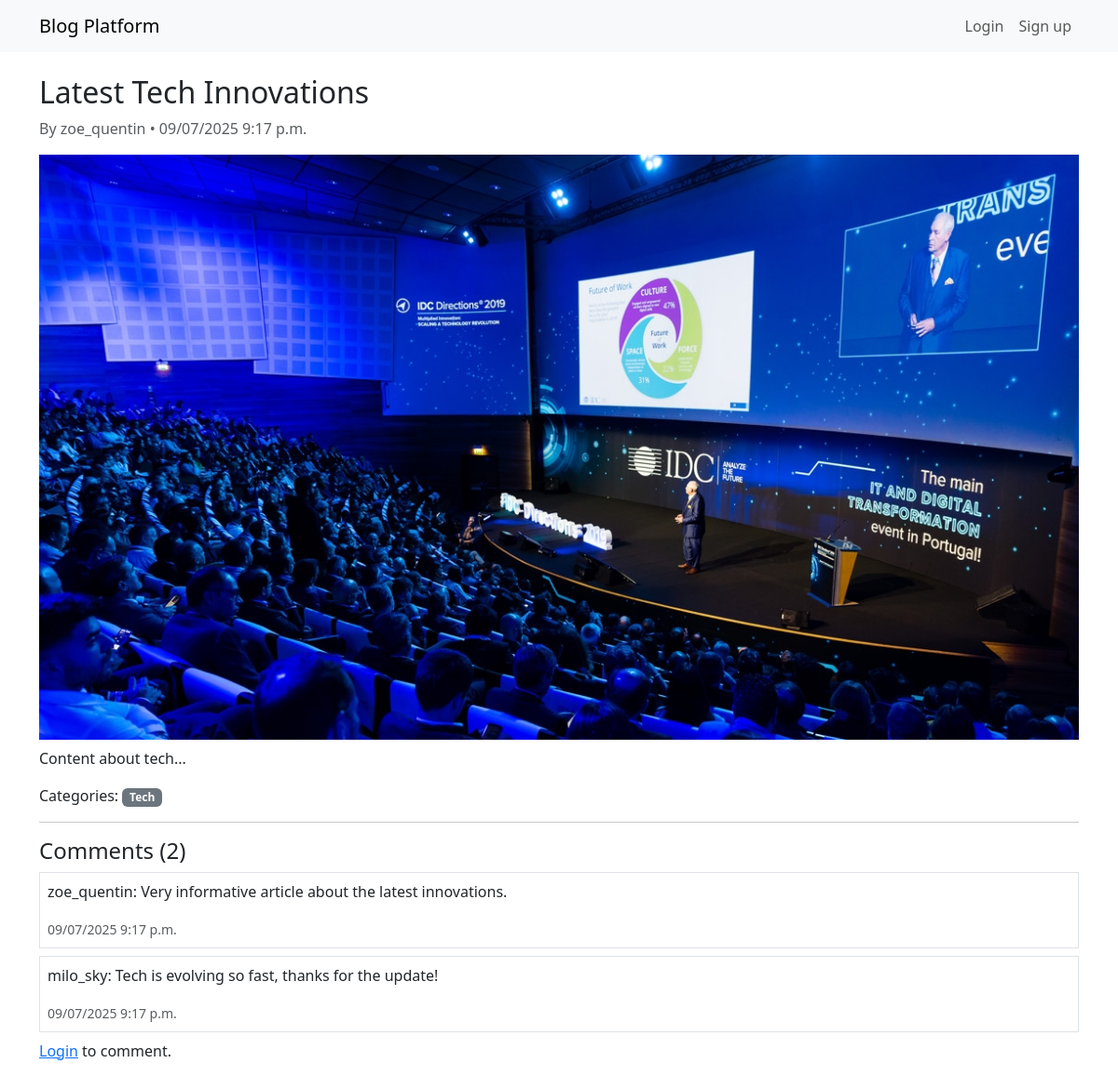
Screenshot of /post/3/ with the database file from the repository.
### blog/models.py (models this page shows, shortened)
class Post(models.Model):
    title = models.CharField(max_length=200)
    content = models.TextField()
    author = models.ForeignKey(User, on_delete=models.CASCADE, related_name='posts')
    image = models.ImageField(upload_to='post_images/', blank=True, null=True)
    categories = models.ManyToManyField(Category, related_name='posts', blank=True)
    created_at = models.DateTimeField(auto_now_add=True)
    updated_at = models.DateTimeField(auto_now=True)

class Category(models.Model):
    name = models.CharField(max_length=50, unique=True)
    slug = models.SlugField(unique=True)

class Comment(models.Model):
    post = models.ForeignKey(Post, on_delete=models.CASCADE, related_name='comments')
    user = models.ForeignKey(User, on_delete=models.CASCADE)
    text = models.TextField()
    created_at = models.DateTimeField(auto_now_add=True)

### blog/views.py (the view)
# urls.py: path('post/<int:pk>/', views.PostDetailView.as_view(), name='post_detail'),
class PostDetailView(DetailView):
    model = Post
    template_name = 'blog/post_detail.html'
    context_object_name = 'post'
    def get_context_data(self, **kwargs):
        ctx = super().get_context_data(**kwargs)
        ctx['comment_form'] = CommentForm()
        ctx['comments'] = self.object.comments.all().order_by('-created_at')
        return ctx

### blog/templates/blog/post_detail.html (shortened to what this page needs)
{% extends 'blog/base.html' %}
{% block content %}
<h2>{{ post.title }}</h2>
<p class="text-muted">By {{ post.author.username }} • {{ post.created_at|date:"SHORT_DATETIME_FORMAT" }}</p>
{% if post.image %}
  <img src="{{ post.image.url }}" class="img-fluid mb-2">
{% endif %}
<p>{{ post.content }}</p>
<p>Categories:
  {% for cat in post.categories.all %}
    <span class="badge bg-secondary">{{ cat.name }}</span>
  {% endfor %}
</p>
<hr>
<h4>Comments ({{ comments.count }})</h4>
{% for comment in comments %}
  <div class="mb-2 p-2 border">
    <p>{{ comment.user.username }}: {{ comment.text }}</p>
    <small class="text-muted">{{ comment.created_at|date:"SHORT_DATETIME_FORMAT" }}</small>
  </div>
{% empty %}
  <p>No comments yet.</p>
{% endfor %}
{% if user.is_authenticated %}
  <form method="post" action="{% url 'blog:comment_add' post.pk %}">
    {% csrf_token %}
    {{ comment_form.as_p }}
    <button class="btn btn-primary">Add Comment</button>
  </form>
{% else %}
  <p><a href="{% url 'login' %}">Login</a> to comment.</p>
{% endif %}
{% endblock %}

### rows the page displays
Post: title "Latest Tech Innovations", author.username "zoe_quentin", created_at "09/07/2025 9:17 p.m.", image (picture), content "Content about tech..."
Category: name "Tech"
Comment: user.username "zoe_quentin", text "Very informative article about the latest innovations.", created_at "09/07/2025 9:17 p.m."
Comment: user.username "milo_sky", text "Tech is evolving so fast, thanks for the update!", created_at "09/07/2025 9:17 p.m."

### other values shown
{{ comments.count }} "2"
